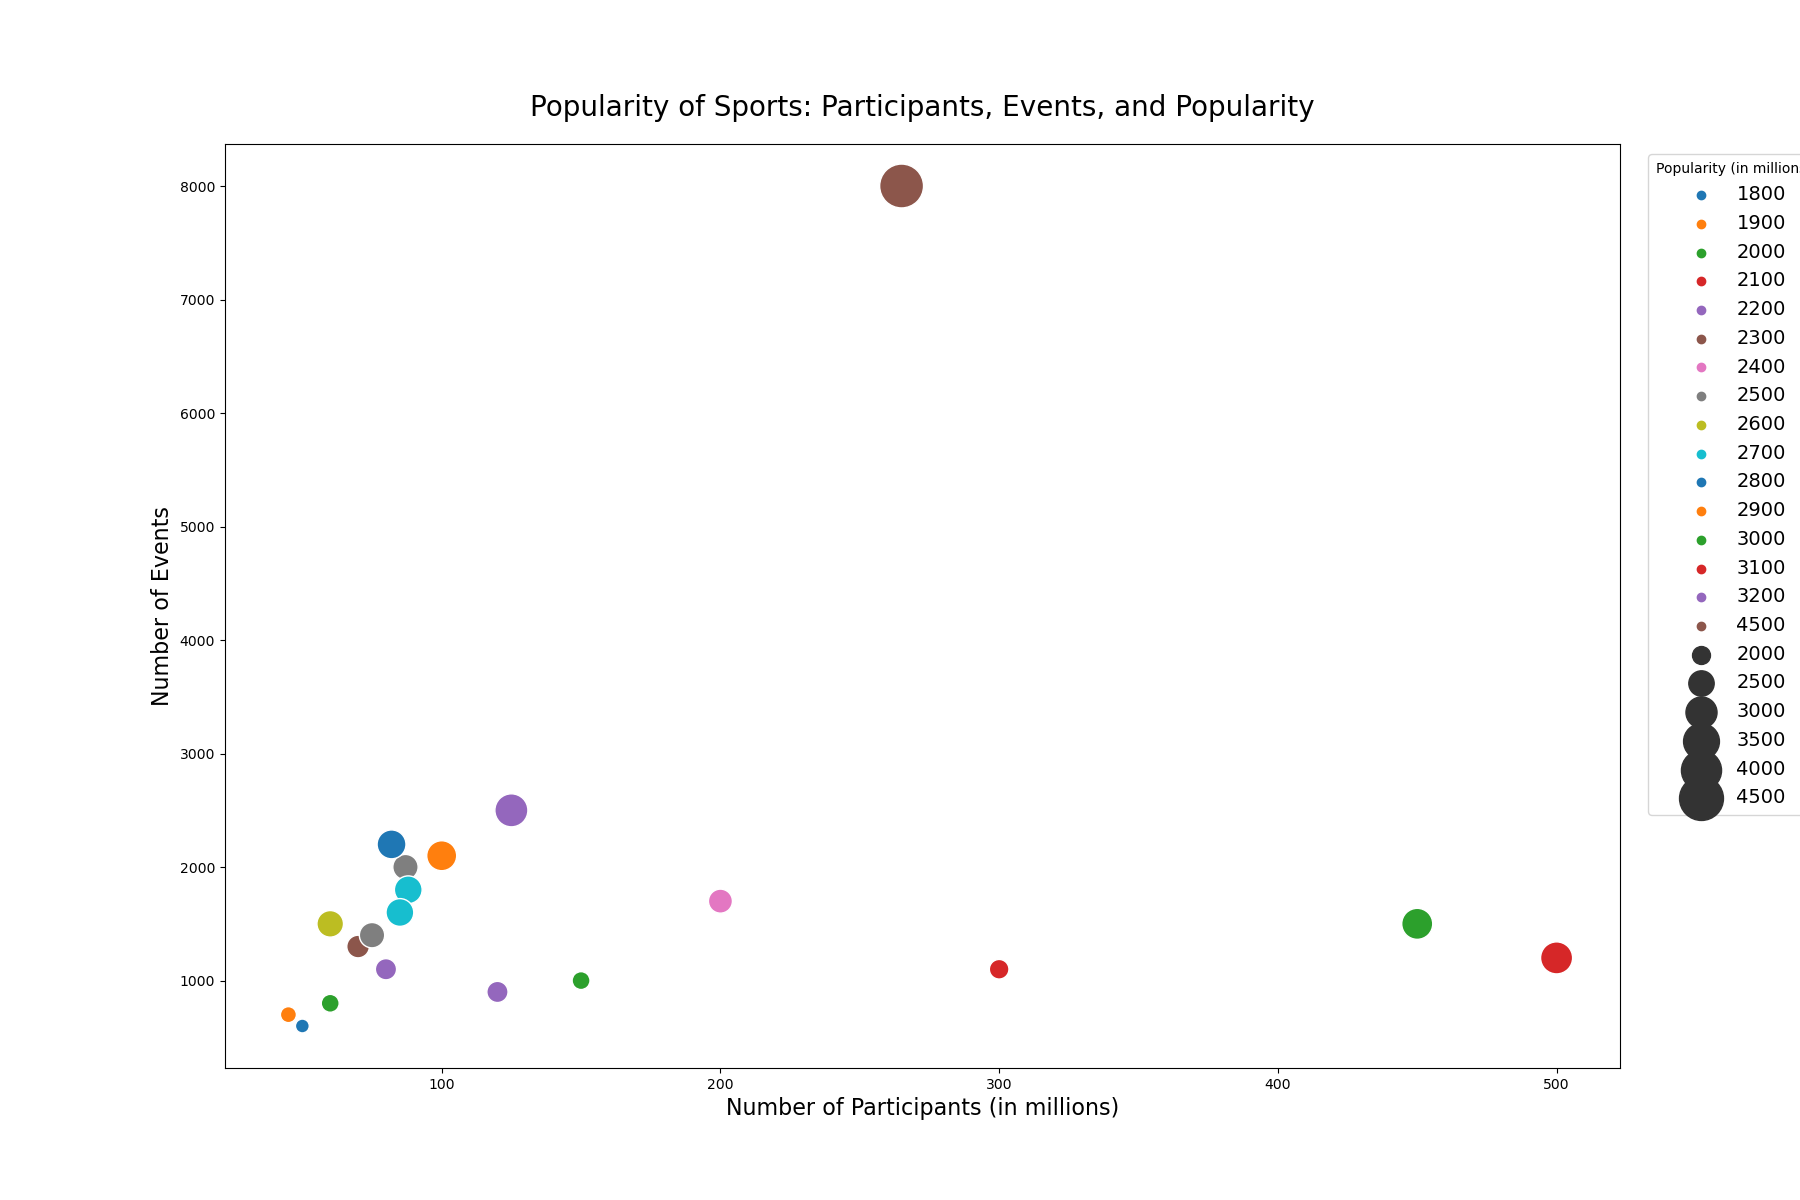

This figure's Python source:

import pandas as pd
import seaborn as sns
import matplotlib.pyplot as plt

# Creating the DataFrame from the data above
data = {
    'Sport': ['Soccer', 'Basketball', 'Tennis', 'Cricket', 'Rugby', 'Golf', 'Swimming', 'Athletics', 
              'Cycling', 'Boxing', 'Wrestling', 'Volleyball', 'Baseball', 'Ice Hockey', 
              'Table Tennis', 'Badminton', 'Gymnastics', 'Rowing', 'Skiing', 'Skateboarding'],
    'Participants': [265, 450, 87, 125, 88, 82, 500, 100, 60, 70, 80, 200, 75, 85, 300, 150, 120, 50, 45, 60],
    'Events': [8000, 1500, 2000, 2500, 1800, 2200, 1200, 2100, 1500, 1300, 1100, 1700, 1400, 1600, 1100, 1000, 900, 600, 700, 800],
    'Popularity': [4500, 3000, 2500, 3200, 2700, 2800, 3100, 2900, 2600, 2300, 2200, 2400, 2500, 2700, 2100, 2000, 2200, 1800, 1900, 2000]
}

df = pd.DataFrame(data)

# Adjusting the figure size
plt.figure(figsize=(18, 12))

# Creating the bubble chart
sns.scatterplot(data=df, x="Participants", y="Events", size="Popularity", sizes=(100, 1000),
                hue="Popularity", palette=["#1f77b4", "#ff7f0e", "#2ca02c", "#d62728", "#9467bd",
                                           "#8c564b", "#e377c2", "#7f7f7f", "#bcbd22", "#17becf"])

# Customizing the appearance
plt.title("Popularity of Sports: Participants, Events, and Popularity", fontsize=20, pad=20)
plt.xlabel("Number of Participants (in millions)", fontsize=16)
plt.ylabel("Number of Events", fontsize=16)

# Adjusting legend to avoid covering data points
plt.legend(title="Popularity (in millions)", loc='upper right', bbox_to_anchor=(1.15, 1), fontsize=14)

# Showing the final result
plt.show()
